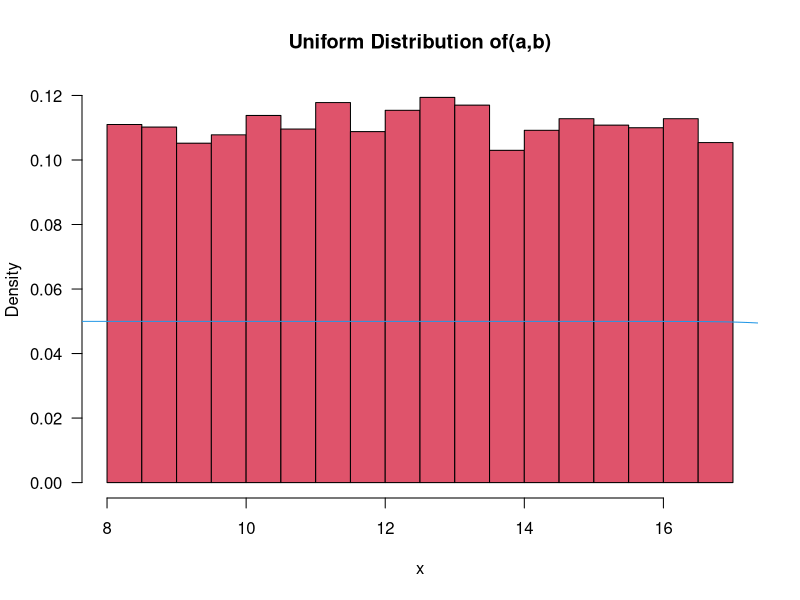

Write the R code that produced this figure.

# n= random numbers

#  to create a function  
Func = function(n,a,b){
  u = runif(n,a,b)
  x = u*(b-a) + a
  hist(x, probability = TRUE,las=1,
       main = " Uniform Distribution of(a,b) ", col=2 )
  lines(density(seq(0,20,0.01)),col=4)
  
}


Func(n=10000,a=2,b=5)


